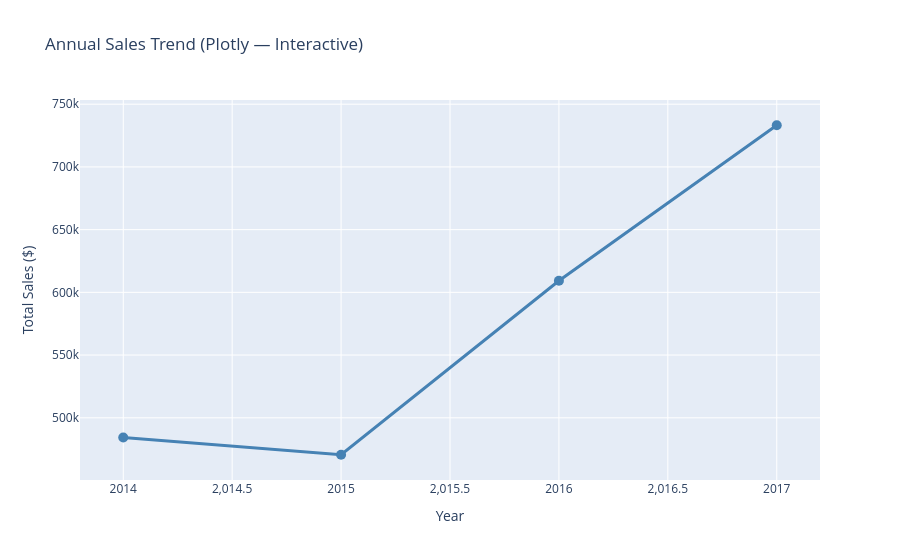

The notebook cell saved with this chart:
### Markdown cell above
## 3. Interactive Line Chart: Sales Trend

Same trend data but interactive — hover to see exact values, zoom, and pan.

### Code cell
yearly_df = yearly_sales.reset_index()
yearly_df.columns = ['Year', 'Sales']

fig = px.line(
    yearly_df, x='Year', y='Sales',
    markers=True,
    title='Annual Sales Trend (Plotly — Interactive)',
    labels={'Sales': 'Total Sales ($)', 'Year': 'Year'},
    color_discrete_sequence=['steelblue']
)
fig.update_traces(line=dict(width=3), marker=dict(size=10))
fig.update_layout(hovermode='x unified')
fig.show()

### Figure 1 — Plotly figure (JSON) as saved in the notebook; plotly's stock layout.template omitted (floating-point values rounded to 4 significant figures)
{"data": [{"hovertemplate": "Year=%{x}<br>Total Sales ($)=%{y}<extra></extra>", "legendgroup": "", "line": {"color": "steelblue", "dash": "solid", "width": 3}, "marker": {"size": 10, "symbol": "circle"}, "mode": "lines+markers", "name": "", "orientation": "v", "showlegend": false, "type": "scatter", "x": [2014, 2015, 2016, 2017], "xaxis": "x", "y": [484200.0, 470500.0, 609200.0, 733200.0], "yaxis": "y"}], "layout": {"hovermode": "x unified", "legend": {"tracegroupgap": 0}, "title": {"text": "Annual Sales Trend (Plotly — Interactive)"}, "xaxis": {"anchor": "y", "domain": [0, 1], "title": {"text": "Year"}}, "yaxis": {"anchor": "x", "domain": [0, 1], "title": {"text": "Total Sales ($)"}}}}
